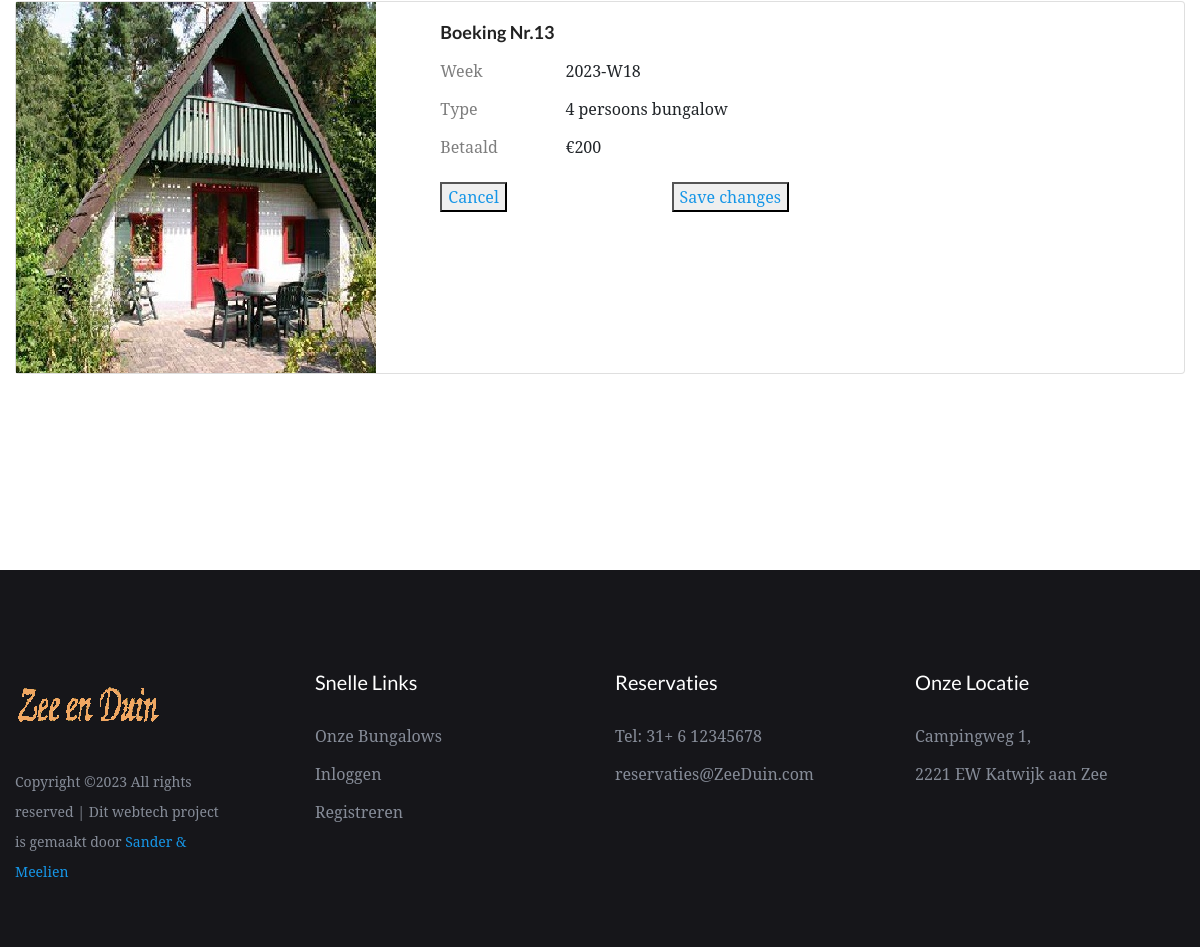
Page /boekingen (signed in, lower part) on the earlier database version.
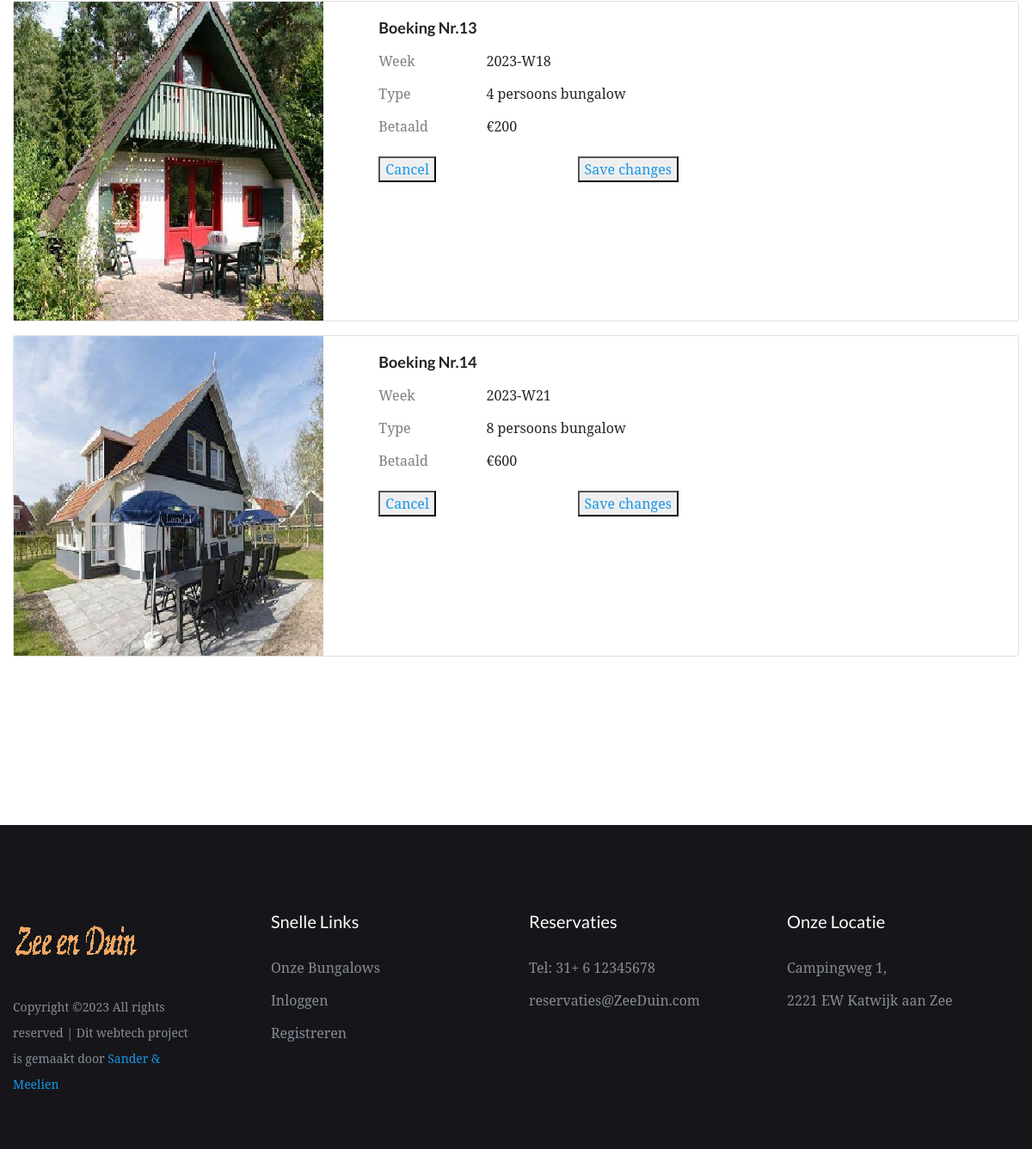
Same page on the later database version.
### website2/models.py (models this page shows)
class Boekingen(db.Model):
    __tablename__ = 'bookings'
    id = db.Column(db.Integer, primary_key=True)
    week = db.Column(db.Integer, nullable=False) # Not NULL
    customer_id = db.Column(db.Integer, db.ForeignKey('customer.id')) # Foreign key?
    bungalow_id = db.Column(db.Integer, db.ForeignKey('bungalow.id')) # Foreign key?

class Bungalow(db.Model):
    __tablename__ = 'bungalow'
    id = db.Column(db.Integer, primary_key=True)
    name = db.Column(db.Text, nullable = False)
    size = db.Column(db.Integer, nullable = False)
    price = db.Column(db.Integer, nullable = False)
    bookings = db.relationship('Boekingen', backref='bungalow', uselist=False)

### website2/auth.py (the view)
@auth.route('/boekingen')
@login_required
def boekingen():
    results = db.session.execute(db.select(Boekingen, Bungalow)
                                 .filter(Boekingen.bungalow_id == Bungalow.id)
                                 .filter(Boekingen.customer_id == current_user.id)).scalars()
    return render_template("mijnboekingen.html", user=current_user, boekingen=results)

### website2/__init__.py (called while the page is built)
def create_app():
    app = Flask(__name__)
    app.config['SECRET_KEY'] = 'geheimesleutel'
    app.config['SQLALCHEMY_DATABASE_URI'] = f'sqlite:///{DB_NAME}'
    db.init_app(app)
    from .views import views
    from .auth import auth
    app.register_blueprint(views, url_prefix='/')
    app.register_blueprint(auth, url_prefix='/')
    from .models import Klant, Boekingen, Bungalow
    login_manager = LoginManager()
    login_manager.login_view = 'auth.login'
    login_manager.init_app(app)
    @login_manager.user_loader
    def load_klant(id):
        return Klant.query.get(int(id))
    with app.app_context():
        db.create_all()
    return app

### website2/templates/mijnboekingen.html (shortened to what this page needs)
{% extends "base.html" %}
{% block content %}
        <link rel="stylesheet" href="../static/assets/css/bootstrap.min.css">
        <link rel="stylesheet" href="../static/assets/css/owl.carousel.min.css">
        <link rel="stylesheet" href="../static/assets/css/gijgo.css">
        <link rel="stylesheet" href="../static/assets/css/slicknav.css">
        <link rel="stylesheet" href="../static/assets/css/animate.min.css">
        <link rel="stylesheet" href="../static/assets/css/magnific-popup.css">
        <link rel="stylesheet" href="../static/assets/css/fontawesome-all.min.css">
        <link rel="stylesheet" href="../static/assets/css/themify-icons.css">
        <link rel="stylesheet" href="../static/assets/css/themify-icons.css">
        <link rel="stylesheet" href="../static/assets/css/slick.css">
        <link rel="stylesheet" href="../static/assets/css/nice-select.css">
        <link rel="stylesheet" href="../static/assets/css/style.css">
        <link rel="stylesheet" href="../static/assets/css/responsive.css">
   </head>
   <body>
    <div id="preloader-active">
        <div class="preloader d-flex align-items-center justify-content-center">
            <div class="preloader-inner position-relative">
                <div class="preloader-img pere-text">
                    <strong>Boekingen</b>
                </div>
            </div>
        </div>
    </div>
    <main>
        <section class="room-area r-padding1">
            <div class="container">
                {% for boeking in boekingen %}
                <div class="card mb-3" style="max-width: full-screen;">
                    <div class="row no-gutters">
                      <div class="col-md-4">
                        {% if boeking.bungalow.id == 1 %}
                        <img src="../static/boekingcss/img/background4.jpg" class="float" alt="image4">
                        {% elif boeking.bungalow.id == 2 %}
                        <img src="../static/boekingcss/img/background6.jpg" class="float" alt="image4">
                        {% elif boeking.bungalow.id == 3 %}
                        <img src="../static/boekingcss/img/background8.jpg" class="float" alt="image4">
                        {% endif %}
                      </div>
                      <div class="col-md-8">
                        <div class="card-body">
                            <div class="container">
                                <h4 class="title"><b>Boeking Nr.{{ boeking.id }}</b><br></h4>
                                <div class="mb-3 row">
                                    <label for="staticEmail" class="col-sm-2 col-form-label">Week</label>
                                    <div class="col-sm-10">
                                      <input type="text" readonly class="form-control-plaintext" id="staticEmail" value="{{ boeking.week }}">
                                    </div>
                                    <label for="staticEmail" class="col-sm-2 col-form-label">Type</label>
                                    <div class="col-sm-10">
                                      <input type="text" readonly class="form-control-plaintext" id="staticEmail" value="{{ boeking.bungalow.size }} persoons bungalow">
                                    </div>
                                    <label for="staticEmail" class="col-sm-2 col-form-label">Betaald</label>
                                    <div class="col-sm-10">
                                      <input type="text" readonly class="form-control-plaintext" id="staticEmail" value="€{{ boeking.bungalow.price }}">
                                    </div>
                                </div>
                                <div class="row">
                                    <div class="col-4">
                                        <button type="button" class="submit-btn">Cancel</button>
                                    </div>
                                    <div class="form-btn">
                                        <button type="button" class="submit-btn">Save changes</button>
                                    </div>
                                </div>
                            </div>
                        </div>
                      </div>
                    </div>
                  </div>
                  {% endfor %}
        </section>
    </body>
{% endblock %}

### website2/templates/base.html (shortened to what this page needs)
<!doctype html>
<html class="no-js" lang="zxx">
<head>
</head>
<body>
{% block content %}
{% endblock %}
<div id= "contact" class="footer-area black-bg footer-padding">
    <div class="container">
        <div class="row d-flex justify-content-between">
            <div class="col-xl-3 col-lg-3 col-md-4 col-sm-6">
               <div class="single-footer-caption mb-30">
                  <div class="footer-logo">
                    <a href="/"><img src="../static/assets/img/logo/logo2.png" alt=""></a>
                  </div>
                  <div class="footer-pera">
                       <p>
Copyright &copy;<script>document.write(new Date().getFullYear());</script> All rights reserved | Dit webtech project is gemaakt door <a href="https://colorlib.com" target="_blank">Sander & Meelien</a>
</p>
                  </div>
               </div>
            </div>
            <div class="col-xl-3 col-lg-3 col-md-3 col-sm-5">
                <div class="single-footer-caption mb-30">
                    <div class="footer-tittle">
                        <h4>Snelle Links</h4>
                        <ul>
                            <li><a href="/rooms">Onze Bungalows</a></li>
                            <li><a href="/login">Inloggen</a></li>
                            <li><a href="/register">Registreren</a></li>
                        </ul>
                    </div>
                </div>
            </div>
            <div class="col-xl-3 col-lg-3 col-md-3 col-sm-3">
                <div class="single-footer-caption mb-30">
                    <div class="footer-tittle">
                        <h4>Reservaties</h4>
                        <ul>
                            <li><a href="https://web.whatsapp.com/">Tel: 31+ 6 12345678</a></li>
                            <li><a href="outlook.office.com">reservaties@ZeeDuin.com</a></li>
                        </ul>
                    </div>
                </div>
            </div>
            <div class="col-xl-3 col-lg-3 col-md-4  col-sm-5">
                <div class="single-footer-caption mb-30">
                    <div class="footer-tittle">
                        <h4>Onze Locatie</h4>
                        <ul>
                            <li><a href="https://goo.gl/maps/4o4eazKUDx2Xw54S6">Campingweg 1,</a></li>
                            <li><a href="https://goo.gl/maps/ZzdzSdYAud5MXzWb9">2221 EW Katwijk aan Zee</a></li>
                        </ul>
                    </div>
                </div>
            </div>
        </div>
    </div>
</div>
</body>

Differences in the rows shown:
added Boekingen: id "14", week "2023-W21", bungalow.size "8 persoons bungalow", bungalow.price "€600"
